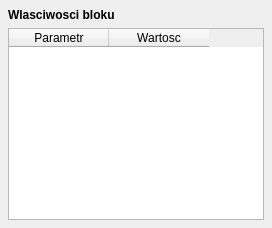
<?xml version="1.0" encoding="UTF-8"?>
<ui version="4.0">
 <class>PropertyPanel</class>
 <widget class="QWidget" name="PropertyPanel">
  <property name="windowTitle">
   <string>Właściwości bloku</string>
  </property>
  <layout class="QVBoxLayout" name="verticalLayout">
   <property name="leftMargin">
    <number>8</number>
   </property>
   <property name="topMargin">
    <number>8</number>
   </property>
   <property name="rightMargin">
    <number>8</number>
   </property>
   <property name="bottomMargin">
    <number>8</number>
   </property>
   <item>
    <widget class="QLabel" name="headerLabel">
     <property name="text">
      <string>Wlasciwosci bloku</string>
     </property>
     <property name="styleSheet">
      <string notr="true">font-weight: 600;</string>
     </property>
    </widget>
   </item>
   <item>
    <widget class="QTableWidget" name="propertiesTable">
     <property name="columnCount">
      <number>2</number>
     </property>
     <column>
      <property name="text">
       <string>Parametr</string>
      </property>
     </column>
     <column>
      <property name="text">
       <string>Wartosc</string>
      </property>
     </column>
    </widget>
   </item>
  </layout>
 </widget>
 <resources/>
 <connections/>
</ui>
